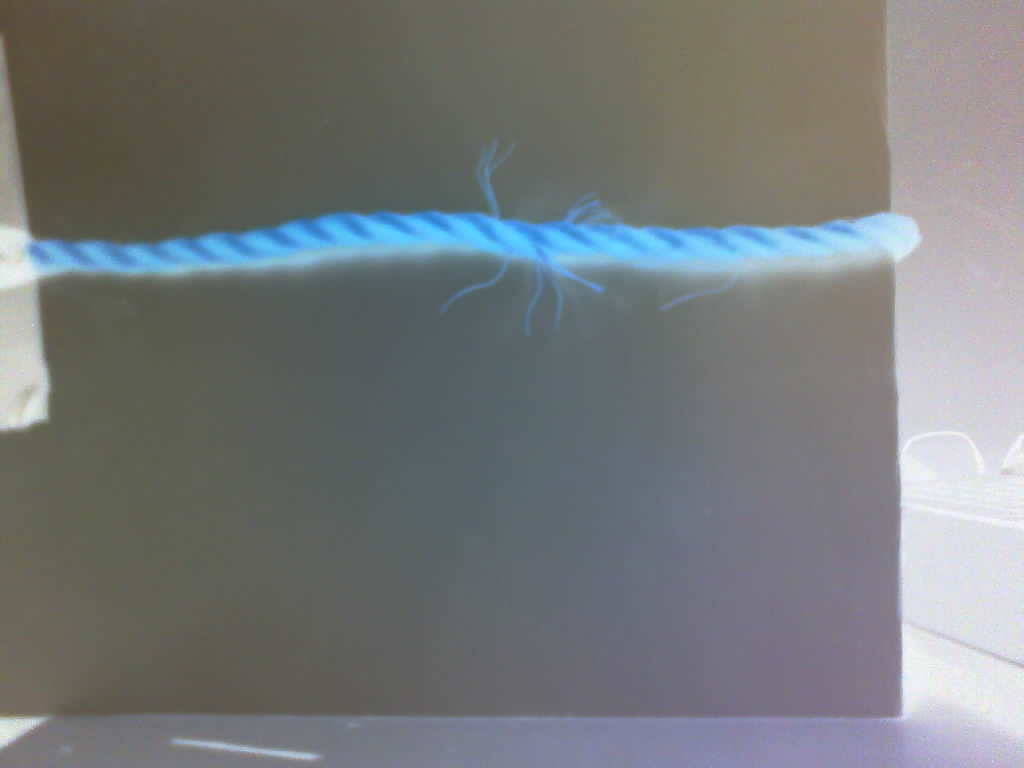
%> input picture DIP_P1/capture1.jpg, 1024 x 768 px
$ octave imgprocessing.m   (GNU Octave 9; MATLAB toolbox functions it lacks are replaced by stand-ins)
%> lines starting %> are read from the running program, lines starting %| are printed output that depends on the picture; in (x1, y1, x2, y2) boxes, pixels count from 0 and x2, y2 are one past the last pixel; in counts of white or black regions, pixels touching at a corner belong together; the program's own positions count from 1
figure;
clear;
og=imread('capture1.jpg');
%> og is the input picture: size 768x1024x3 uint8; mean R, G, B 117.8, 121.7, 122.5
b=rgb2gray(og);
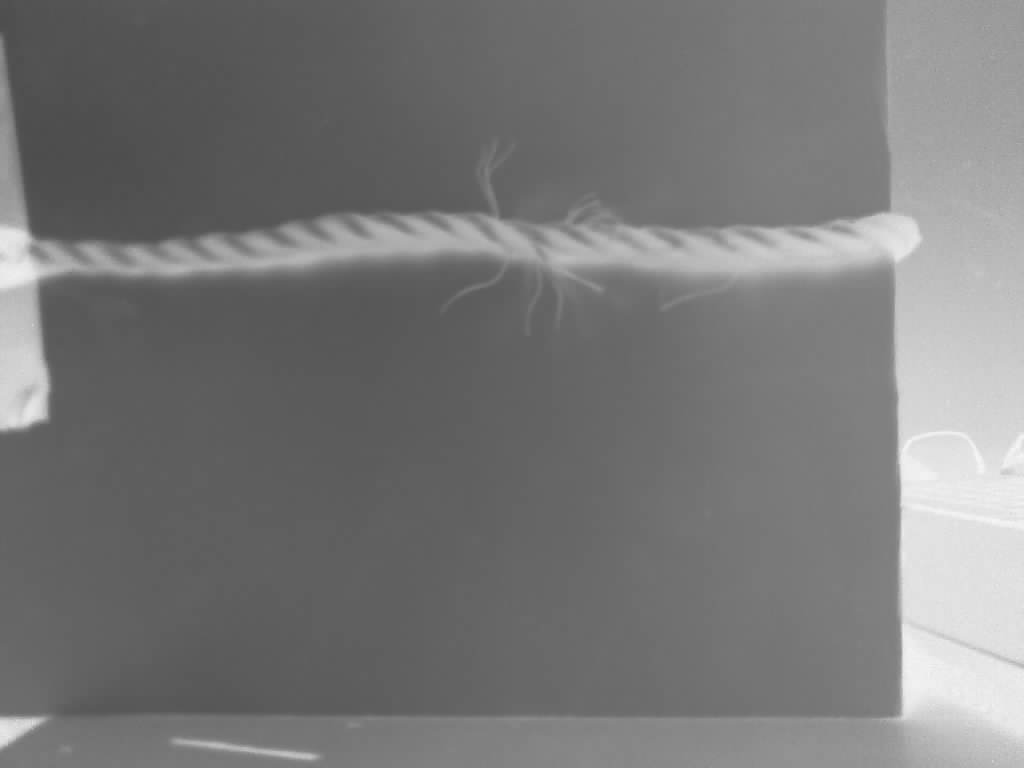
%> b: size 768x1024 uint8; min 77, max 246, mean 120.6
c=imcrop(b,[150 80 700 320]);
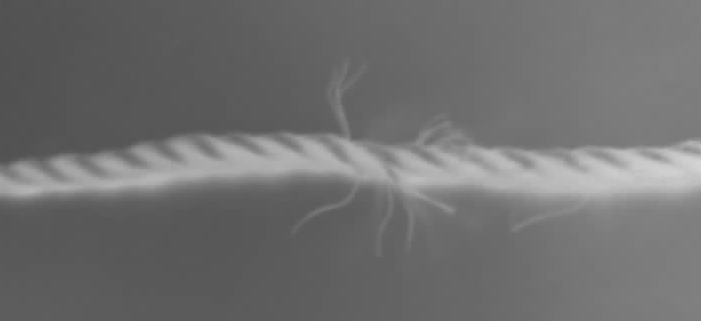
%> c: size 321x701 uint8; min 81, max 213, mean 111.5
d=imcomplement(c);
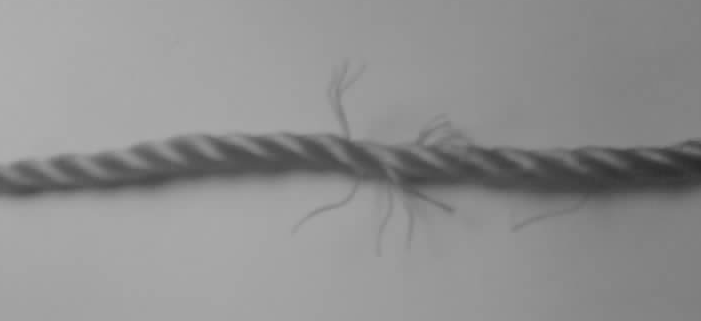
%> d: size 321x701 uint8; min 42, max 174, mean 143.5
lapl=[0 1 0; 1 -4 1; 0 1 0];
aa=fspecial('unsharp');
cn=imfilter(c,aa);
cn=imfilter(cn,lapl)+cn;
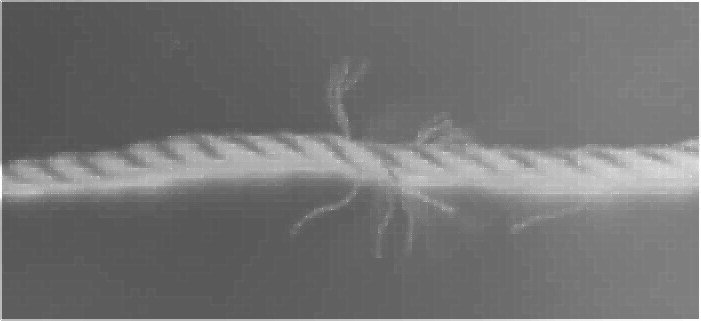
%> cn: size 321x701 uint8; min 81, max 255, mean 115.2
clean=wiener2(cn,[8,8]);
BW = edge(cn,'canny');
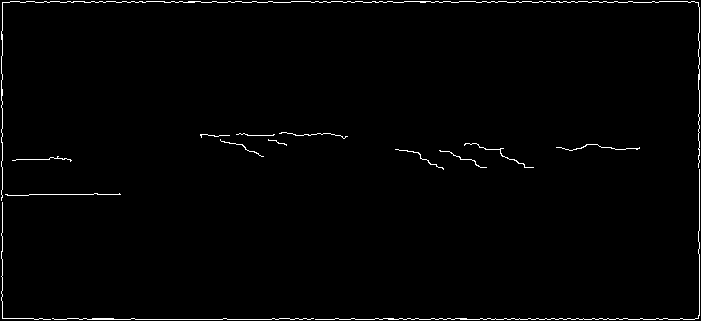
%> BW: size 321x701 logical; 1.3% white in thin lines or dots
[H,T,R] = hough(BW);
%> T = 180 values from -90 to 89; R = 1541 values from -770 to 770
P  = houghpeaks(H,5);
%> P = [452 1; 770 1]
x = T(P(:,2));
%> x = [-90 -90]
y = R(P(:,1));
%> y = [-319 -1]
lines = houghlines(BW,T,R,P);
%> lines = 2 lines; point1 to point2 (x, y): (11, 2) to (695, 2), (35, 320) to (695, 320)
subplot(2,2,3);
pq=edge(clean,'canny');
%> pq: size 321x701 logical; 0.95% white in thin lines or dots
pq=imcrop(pq,[60 10 600 300]);
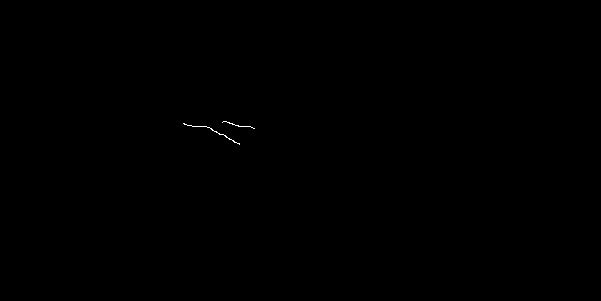
%> pq: size 301x601 logical; 0.06% white in thin lines or dots, all inside (x1, y1, x2, y2) = (183, 121, 255, 145)
[yn,xn]=size(pq);
%> yn = 301; xn = 601
imshow(pq), hold on
for k = 1:length(lines)
    xy = [lines(k).point1; lines(k).point2];
    plot(xy(:,1),xy(:,2),'LineWidth',2,'Color','green');
    plot(xy(1,1),xy(1,2),'x','LineWidth',2,'Color','yellow');
    plot(xy(2,1),xy(2,2),'x','LineWidth',2,'Color','red');
end
%> this loop made 2 passes
%> xy on passes 1 to 2: [35 320; 695 320], [11 2; 695 2]
title('edges [hough+canny]');
i=0;
p=0;
subplot(224);
imshow(pq), hold on
for k = 1:length(lines)
    xy = [lines(k).point1; lines(k).point2];
    if xy(1,2)>50&&xy(1,2)<300&&xy(2,2)>50&&xy(2,2)<300
        p=p+(xy(1,2)+xy(2,2))/2;
        i=i+1;
    end
end
%> after the loop, i = 0; p = 0
line=p/i-50;
%> line = NaN
plot([0,xn],[line,line],'LineWidth',2,'Color','green');
for j=1:yn
    for k=1:xn
        if pq(j,k)==1
            if abs(j-line)>60
                plot(k,j,'.','LineWidth',1,'Color','red');
            end
        end
    end
end
title("detection");
subplot(221);imshow(c);title("original");
subplot(222);imshow(clean);title("enhanced");
%> after `title("enhanced")`:
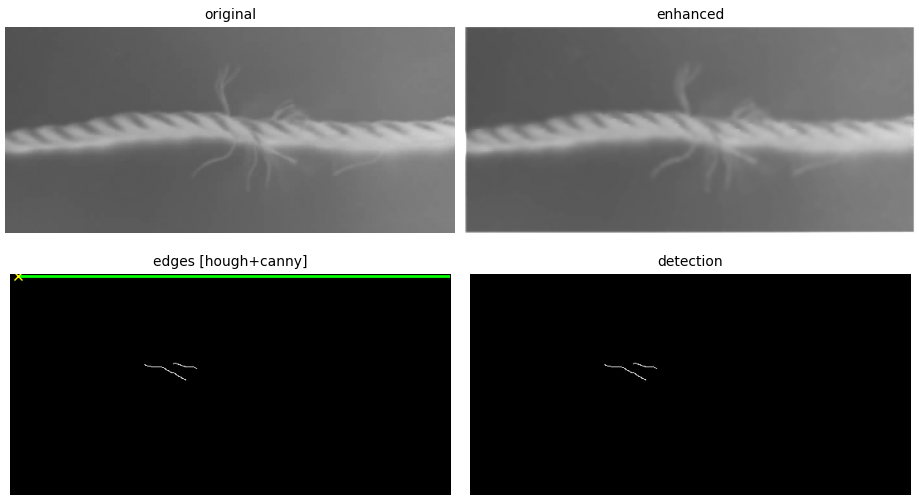
%> figure redrawn from the program's plot data, 4 panels

$ run again, with DIP_P1/capture2.jpg copied over DIP_P1/capture1.jpg
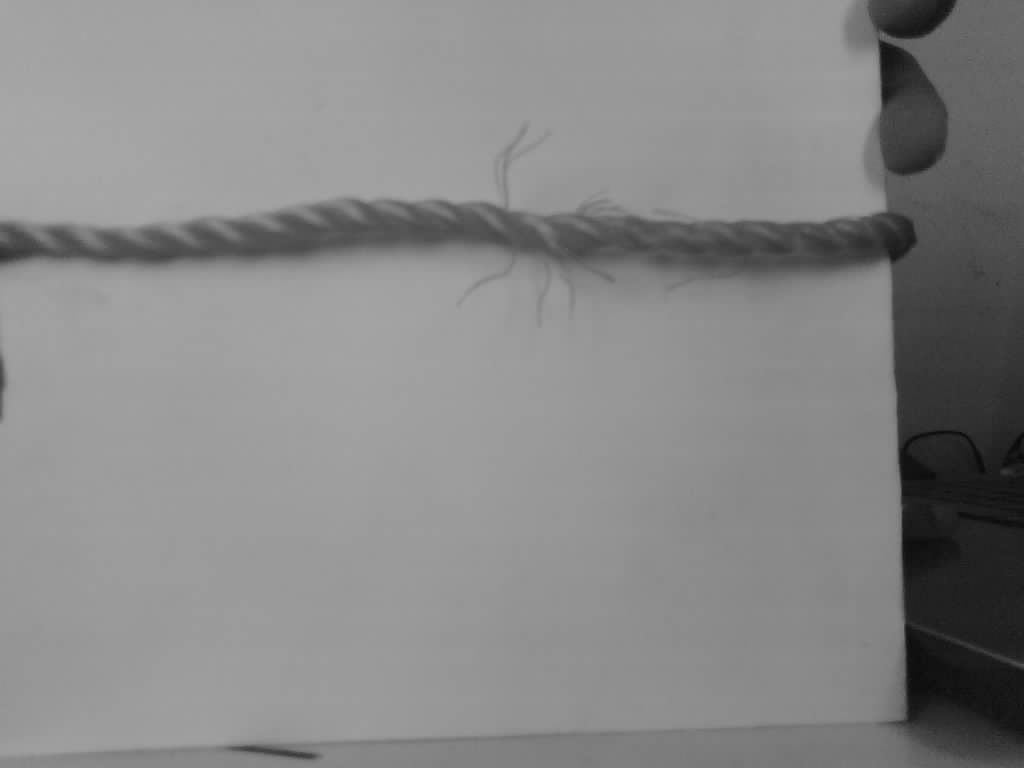
%> input picture DIP_P1/capture2.jpg, 1024 x 768 px
%> og is the input picture: size 768x1024x3 uint8; min 9, max 167, mean 135.1
%> `BW = edge(cn,'canny');`:
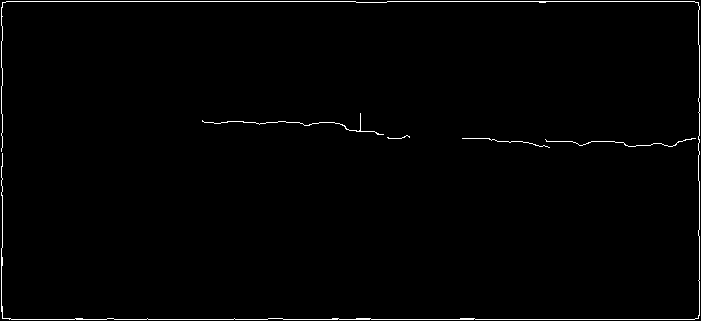
%> BW: size 321x701 logical; 1.1% white in thin lines or dots
%> T = 180 values from -90 to 89; R = 1541 values from -770 to 770
%> P = [770 1; 452 1]
%> x = [-90 -90]
%> y = [-1 -319]
%> lines = 3 lines; point1 to point2 (x, y): (10, 320) to (695, 320), (7, 2) to (356, 2), (388, 2) to (695, 2)
%> the loop `for k = 1:length(lines)` made 3 passes
%> xy on passes 1 to 3: [7 2; 356 2], [388 2; 695 2], [10 320; 695 320]
%> after the loop `for k = 1:length(lines)`: i = 0
%> line = NaN
%> `title("enhanced")`:
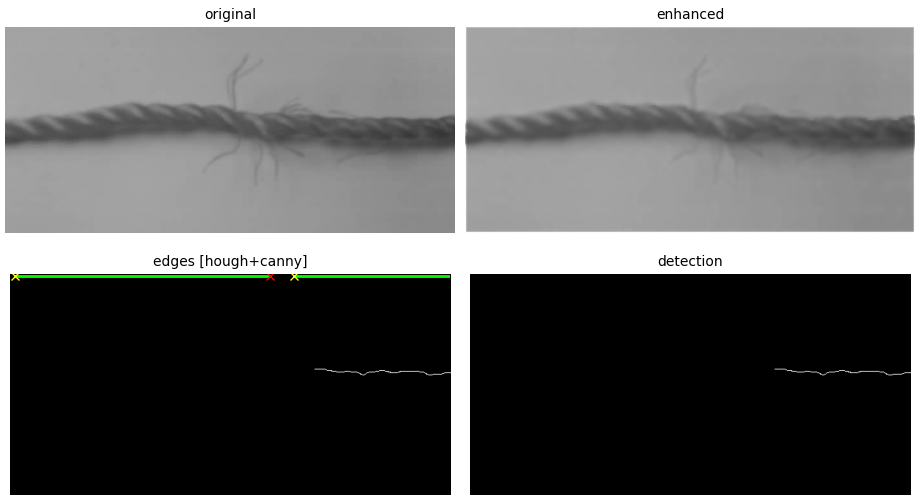
%> figure redrawn from the program's plot data, 4 panels

$ run again, with DIP_P1/capture3.jpg copied over DIP_P1/capture1.jpg
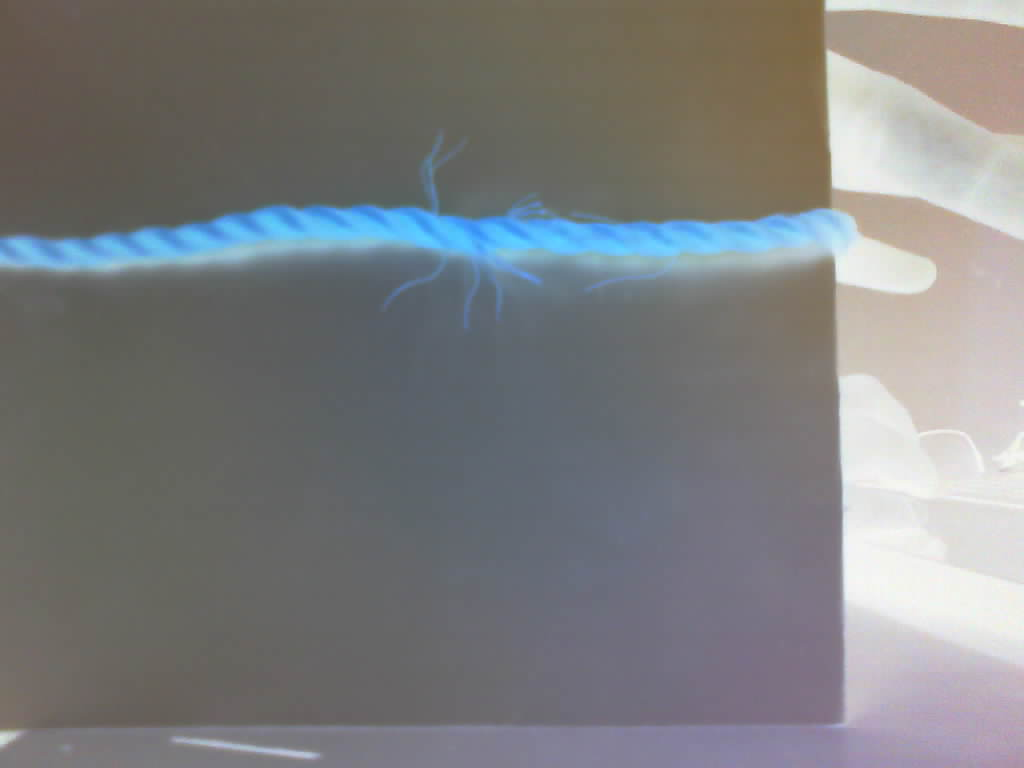
%> input picture DIP_P1/capture3.jpg, 1024 x 768 px
%> og is the input picture: size 768x1024x3 uint8; mean R, G, B 124.7, 125.9, 127
%> `BW = edge(cn,'canny');`:
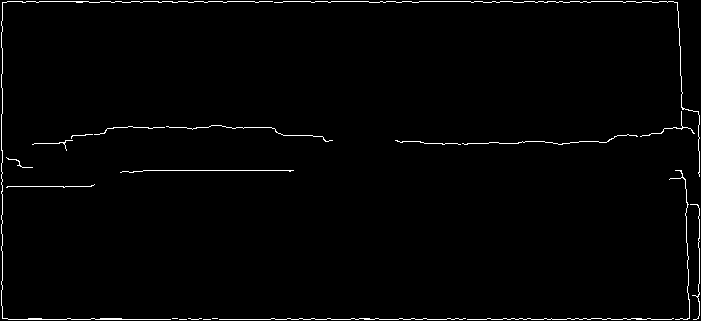
%> BW: size 321x701 logical; 1.4% white in thin lines or dots
%> T = 180 values from -90 to 89; R = 1541 values from -770 to 770
%> P = [452 1; 770 1]
%> x = [-90 -90]
%> y = [-319 -1]
%> lines = 2 lines; point1 to point2 (x, y): (9, 320) to (697, 320), (8, 2) to (674, 2)
%> the loop `for k = 1:length(lines)` made 2 passes
%> xy on passes 1 to 2: [9 320; 697 320], [8 2; 674 2]
%> after the loop `for k = 1:length(lines)`: i = 0
%> line = NaN
%> `title("enhanced")`:
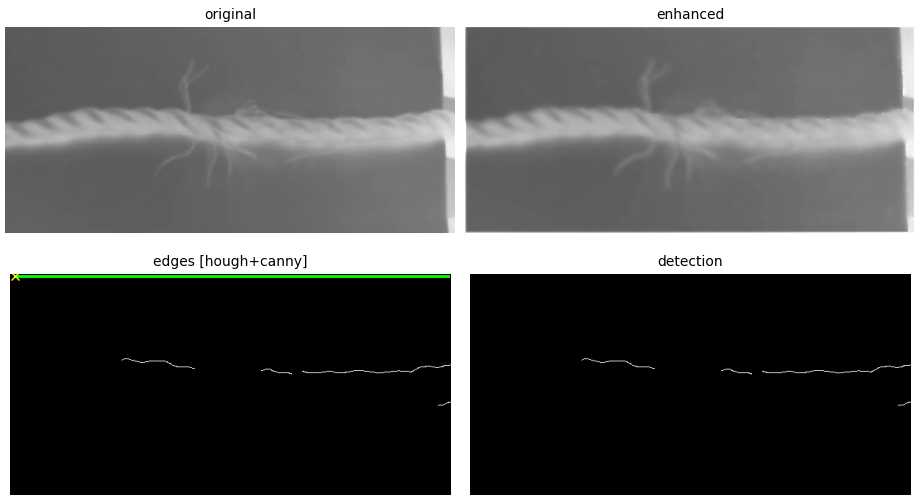
%> figure redrawn from the program's plot data, 4 panels

$ run again, with DIP_P1/capture4.jpg copied over DIP_P1/capture1.jpg
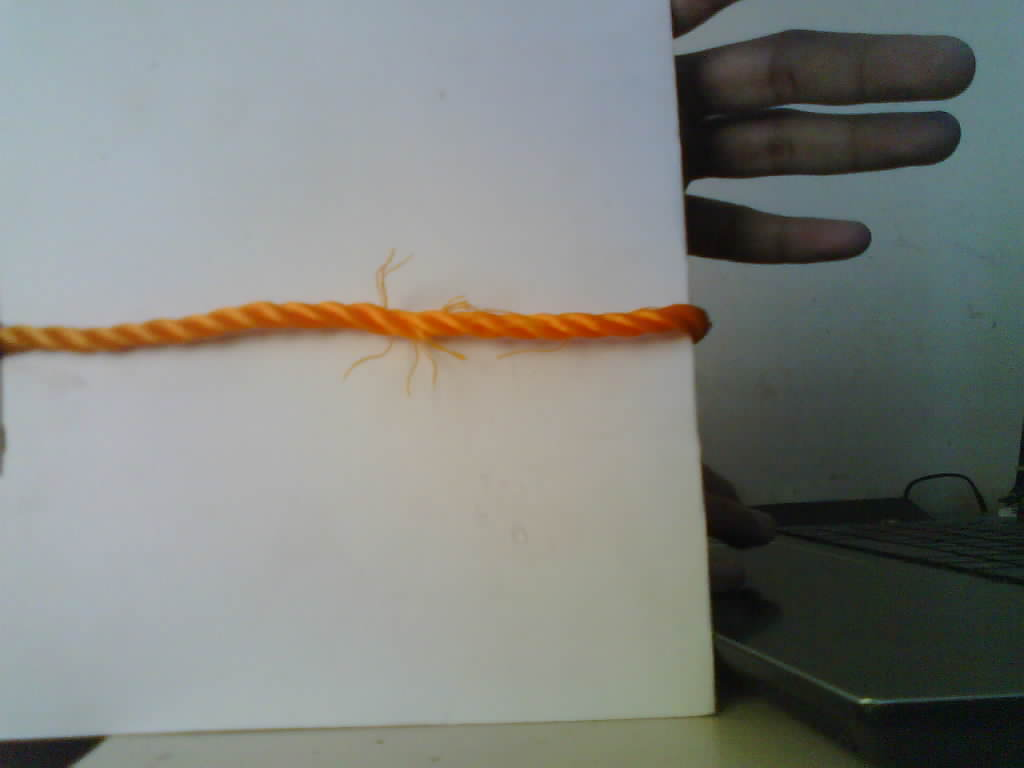
%> input picture DIP_P1/capture4.jpg, 1024 x 768 px
%> og is the input picture: size 768x1024x3 uint8; mean R, G, B 127.5, 130.8, 126.9
%> BW: size 321x701 logical; 2.4% white in thin lines or dots
%> T = 180 values from -90 to 89; R = 1541 values from -770 to 770
%> P = [452 1; 770 1]
%> x = [-90 -90]
%> y = [-319 -1]
%> lines = 3 lines; point1 to point2 (x, y): (6, 320) to (692, 320), (6, 2) to (527, 2), (587, 2) to (647, 2)
%> the loop `for k = 1:length(lines)` made 3 passes
%> xy on passes 1 to 3: [6 320; 692 320], [6 2; 527 2], [587 2; 647 2]
%> after the loop `for k = 1:length(lines)`: i = 0
%> line = NaN
%> `title("enhanced")`:
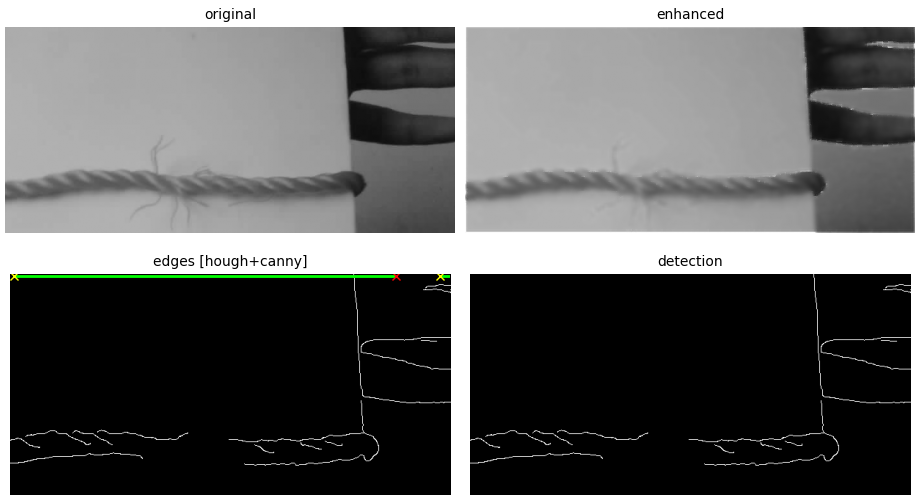
%> figure redrawn from the program's plot data, 4 panels
